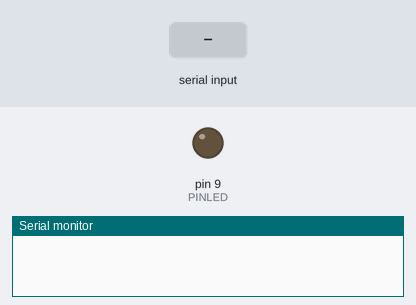
The sketch below on a simulated Arduino Uno, built with avr-gcc and run on an emulated ATmega328P. Parts: output pins drawn as LEDs (lit = HIGH), the last lines printed to the serial monitor. The test bench sets the inputs (shaded band).

Above: at 4.8 s.
4.9 s: "1" received over the second serial link
At 5.9 s:
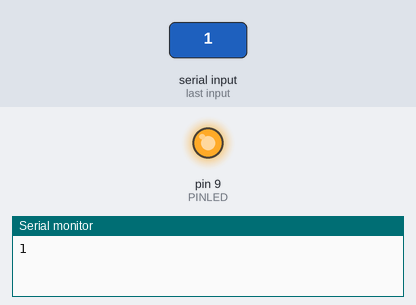
6.4 s: "0" received over the second serial link
At 7.1 s:
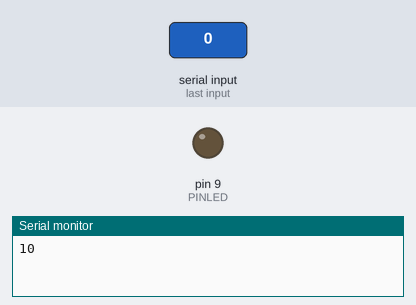
Timing chart, 0 to 9.4 s (numbered marks = the images above; inputs shaded):
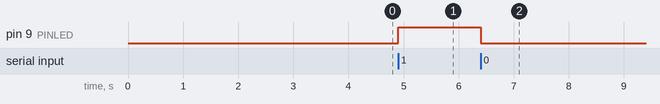

Measured:
- after the input at 4.9 s, pin 9 (PINLED): LOW → HIGH at once
- after the input at 6.4 s, pin 9 (PINLED): HIGH → LOW at once

The sketch:

Slave_led.ino
```cpp
// (licence header left out)
#include <SoftwareSerial.h>   //Software Serial Port

#define RxD         7
#define TxD         6

#define PINLED      9

#define LEDON()     digitalWrite(PINLED, HIGH)
#define LEDOFF()    digitalWrite(PINLED, LOW)

#define DEBUG_ENABLED  1

SoftwareSerial blueToothSerial(RxD,TxD);

void setup()
{
    Serial.begin(9600);
    pinMode(RxD, INPUT);
    pinMode(TxD, OUTPUT);
    pinMode(PINLED, OUTPUT);
    LEDOFF();

    setupBlueToothConnection();
}

void loop()
{
    char recvChar;

    while(1)
    {
        if(blueToothSerial.available())
        {//check if there's any data sent from the remote bluetooth shield
            recvChar = blueToothSerial.read();
            Serial.print(recvChar);

            if(recvChar == '1')
            {
                LEDON();
            }
            else if(recvChar == '0')
            {
                LEDOFF();
            }
        }
    }
}


/***************************************************************************
 * Function Name: setupBlueToothConnection
 * Description:  initilizing bluetooth connction
 * Parameters:
 * Return:
***************************************************************************/
void setupBlueToothConnection()
{


	blueToothSerial.begin(9600);

	blueToothSerial.print("AT");
	delay(400);

	blueToothSerial.print("AT+DEFAULT");             // Restore all setup value to factory setup
	delay(2000);

	blueToothSerial.print("AT+NAMESeeedBTSlave");    // set the bluetooth name as "SeeedBTSlave" ,the length of bluetooth name must less than 12 characters.
	delay(400);

    blueToothSerial.print("AT+PIN0000");             // set the pair code to connect
	delay(400);

	blueToothSerial.print("AT+AUTH1");             //
    delay(400);

    blueToothSerial.flush();

}
```
